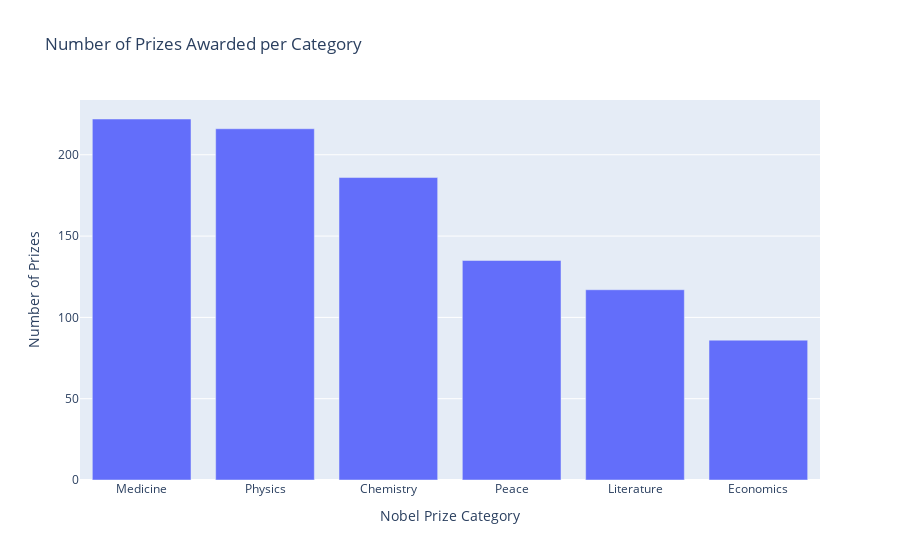

The notebook cell saved with this chart:
### Code cell
v_bar = px.bar(
        x = prizes_per_category.index,
        y = prizes_per_category.values,
        title='Number of Prizes Awarded per Category')
 
v_bar.update_layout(xaxis_title='Nobel Prize Category', 
                    coloraxis_showscale=False,
                    yaxis_title='Number of Prizes')
v_bar.show()

### Figure 1 — Plotly figure (JSON) as saved in the notebook; plotly's stock layout.template omitted (floating-point values rounded to 4 significant figures)
{"data": [{"alignmentgroup": "True", "hovertemplate": "x=%{x}<br>y=%{y}<extra></extra>", "legendgroup": "", "marker": {"color": "#636efa", "pattern": {"shape": ""}}, "name": "", "offsetgroup": "", "orientation": "v", "showlegend": false, "textposition": "auto", "type": "bar", "x": ["Medicine", "Physics", "Chemistry", "Peace", "Literature", "Economics"], "xaxis": "x", "y": [222, 216, 186, 135, 117, 86], "yaxis": "y"}], "layout": {"barmode": "relative", "coloraxis": {"showscale": false}, "legend": {"tracegroupgap": 0}, "title": {"text": "Number of Prizes Awarded per Category"}, "xaxis": {"anchor": "y", "domain": [0, 1], "title": {"text": "Nobel Prize Category"}}, "yaxis": {"anchor": "x", "domain": [0, 1], "title": {"text": "Number of Prizes"}}}}
